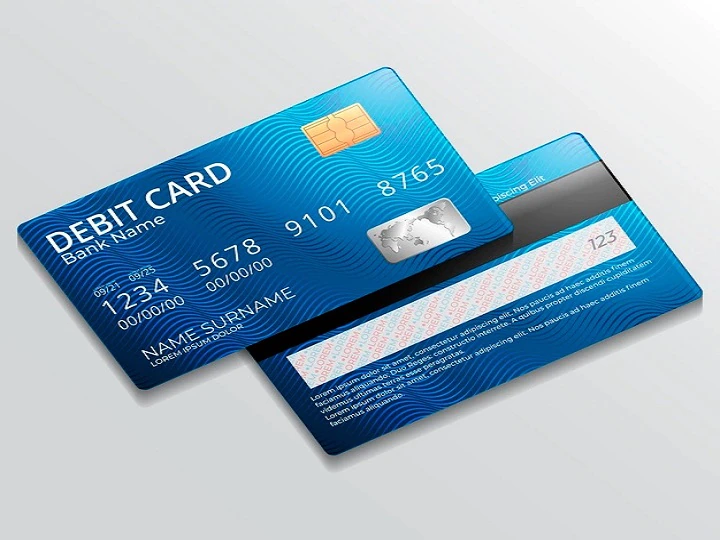
#> input picture cards.png, 720 x 540 px
$ python opencv7.py
#> lines starting #> are read from the running program, lines starting #| are printed output that depends on the picture; after the words box and inside, x2 and y2 are one past the last pixel; in counts of white or black regions, pixels touching at a corner belong together
import cv2 as cv
import numpy as np


def empty(a):
    pass


def stackImages(scale, imgArray):
  rows = len(imgArray)
  cols = len(imgArray[0])
  rowsAvailable = isinstance(imgArray[0], list)
  width = imgArray[0][0].shape[1]
  height = imgArray[0][0].shape[0]
  if rowsAvailable:
    for x in range(0, rows):
      for y in range(0, cols):
        if imgArray[x][y].shape[:2] == imgArray[0][0].shape[:2]:
          imgArray[x][y] = cv.resize(imgArray[x][y], (0, 0), None, scale, scale)
        else:
          imgArray[x][y] = cv.resize(imgArray[x][y], (imgArray[0][0].shape[1], imgArray[0][0].shape[0]), None, scale,
                                     scale)
        if len(imgArray[x][y].shape) == 2: imgArray[x][y] = cv.cvtColor(imgArray[x][y], cv.COLOR_GRAY2BGR)
    imageBlank = np.zeros((height, width, 3), np.uint8)
    hor = [imageBlank] * rows
    hor_con = [imageBlank] * rows
    for x in range(0, rows):
      hor[x] = np.hstack(imgArray[x])
    ver = np.vstack(hor)
  else:
    for x in range(0, rows):
      if imgArray[x].shape[:2] == imgArray[0].shape[:2]:
        imgArray[x] = cv.resize(imgArray[x], (0, 0), None, scale, scale)
      else:
        imgArray[x] = cv.resize(imgArray[x], (imgArray[0].shape[1], imgArray[0].shape[0]), None, scale, scale)
      if len(imgArray[x].shape) == 2: imgArray[x] = cv.cvtColor(imgArray[x], cv.COLOR_GRAY2BGR)
    hor = np.hstack(imgArray)
    ver = hor
  return ver

path="cards.png"
img=cv.imread(path)
#> img is the input picture: shape (540, 720, 3); mean B, G, R 197.4, 181.2, 156
cv.namedWindow("TrackBars")


#hue value supports 360 values i.e 0 to 259 but opencv supports 179
#else all 0 to 255
#size of window specification
cv.resizeWindow("TrackBars",640,240)
#0 to 179 will be displayed in the taskbar to drag
cv.createTrackbar("Hue Min","TrackBars",0,179,empty)
#> slider 'Hue Min' is set to 35
cv.createTrackbar("Hue Max","TrackBars",179,179,empty)
cv.createTrackbar("Sat Min","TrackBars",0,255,empty)
#> slider 'Sat Min' is set to 51
cv.createTrackbar("Sat Max","TrackBars",255,255,empty)
cv.createTrackbar("Val Min","TrackBars",0,255,empty)
#> slider 'Val Min' is set to 51
cv.createTrackbar("Val Max","TrackBars",255,255,empty)


#HSV=HUE SATURATION VALUE
while True:
  imgHSV=cv.cvtColor(img,cv.COLOR_BGR2HSV)
#> imgHSV: shape (540, 720, 3); mean H, S, V 91, 72.8, 198.3
  h_min=cv.getTrackbarPos("Hue Min","TrackBars")
  h_max=cv.getTrackbarPos("Hue Max","TrackBars")
  s_min=cv.getTrackbarPos("Sat Min","TrackBars")
  s_max=cv.getTrackbarPos("Sat Max","TrackBars")
  v_min=cv.getTrackbarPos("Val Min","TrackBars")
  v_max=cv.getTrackbarPos("Val Max","TrackBars")


  #to get the best masked value v can even use default value
  """cv.createTrackbar("Hue Min", "TrackBars", 60, 179, empty)
  # HUE values range from 0 to 359 (360 values) but opencv supports only 180 values (0 to 179)
  cv.createTrackbar("Hue Max", "TrackBars", 179, 179, empty)
  cv.createTrackbar("Sat Min", "TrackBars", 100, 255, empty)
  cv.createTrackbar("Sat Max", "TrackBars", 255, 255, empty)
  cv.createTrackbar("Val Min", "TrackBars", 20, 255, empty)
  cv.createTrackbar("Val Max", "TrackBars", 255, 255, empty)
  # there are 180 values for HUE. 179 is the highest."""


  print(h_min,h_max,s_min,s_max,v_min,v_max)

  #masking is hue, saturation is changed and changed all into white and black color
  lower=np.array([h_min,s_min,v_min])
  upper=np.array([h_max,s_max,v_max])
  mask=cv.inRange(imgHSV,lower,upper)
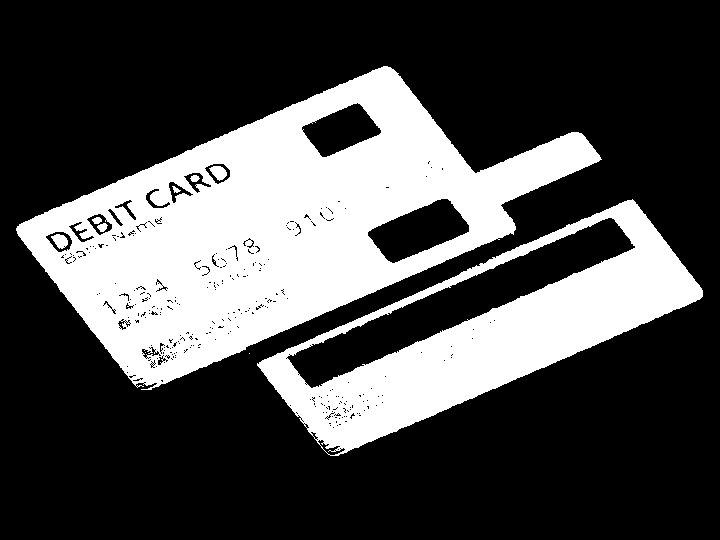
#> mask: shape (540, 720); 29.7% white; 11 white regions (3 under 20 px), largest, box (x1, y1, x2, y2) and area: (16, 66, 602, 390) 79497, (257, 199, 703, 456) 35260, (209, 166, 227, 181) 172


  #masked img is colored
  #only white part will be filtered and rest will remain black
  imgResult=cv.bitwise_and(img,img,mask=mask)
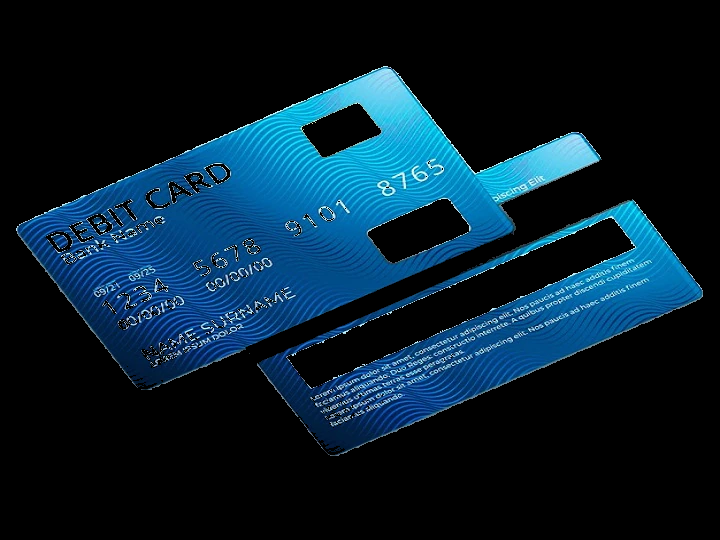
#> imgResult: shape (540, 720, 3); mean B, G, R 46.3, 30.8, 6.9


  # [5 lines of commented-out code are left out]

  imgStack=stackImages(0.6,([img,imgHSV],[mask,imgResult]))
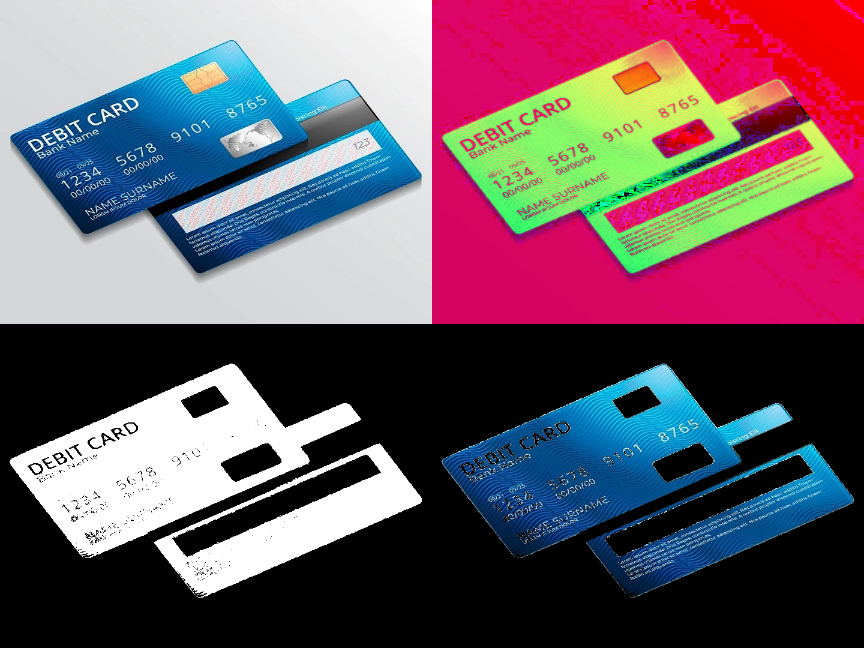
#> imgStack: shape (648, 864, 3); mean B, G, R 102.6, 90.1, 109.2
  cv.imshow("Stacked images",imgStack)

  cv.waitKey(1)


cv.waitKey(0)
